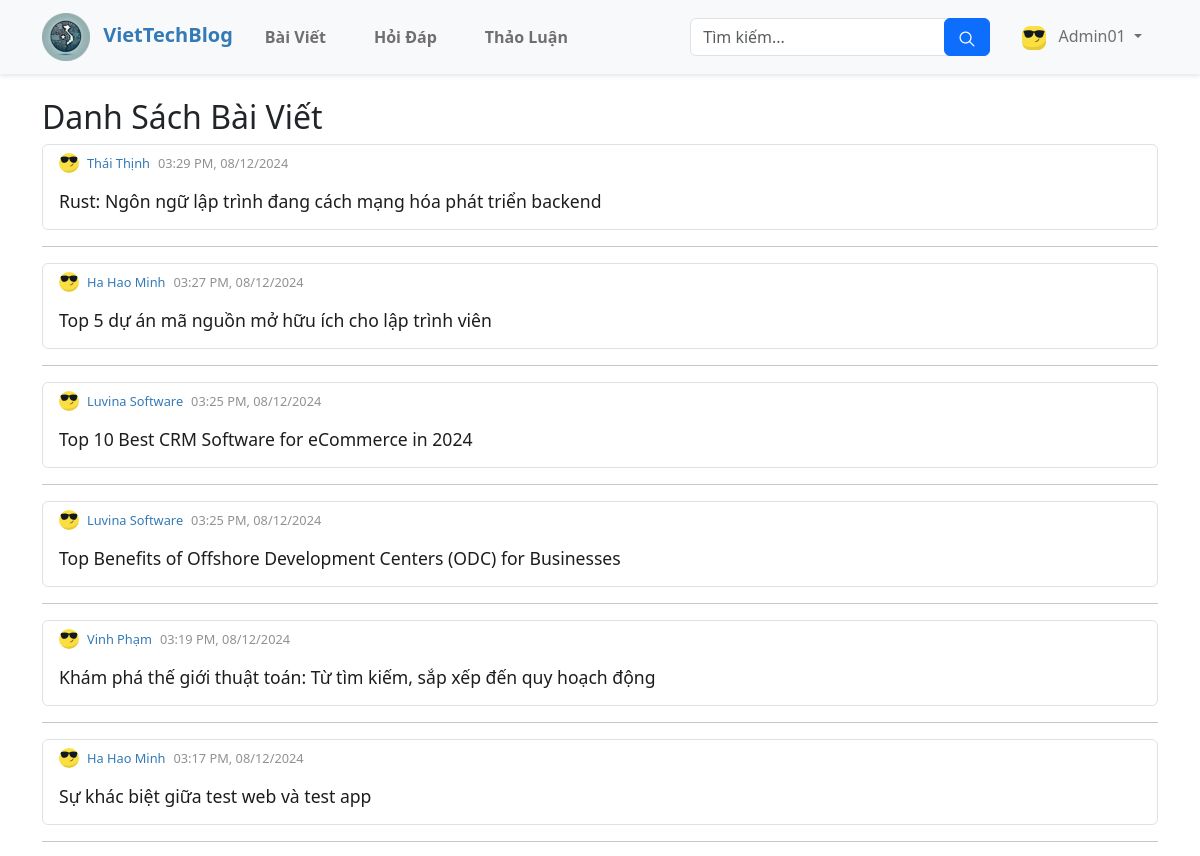
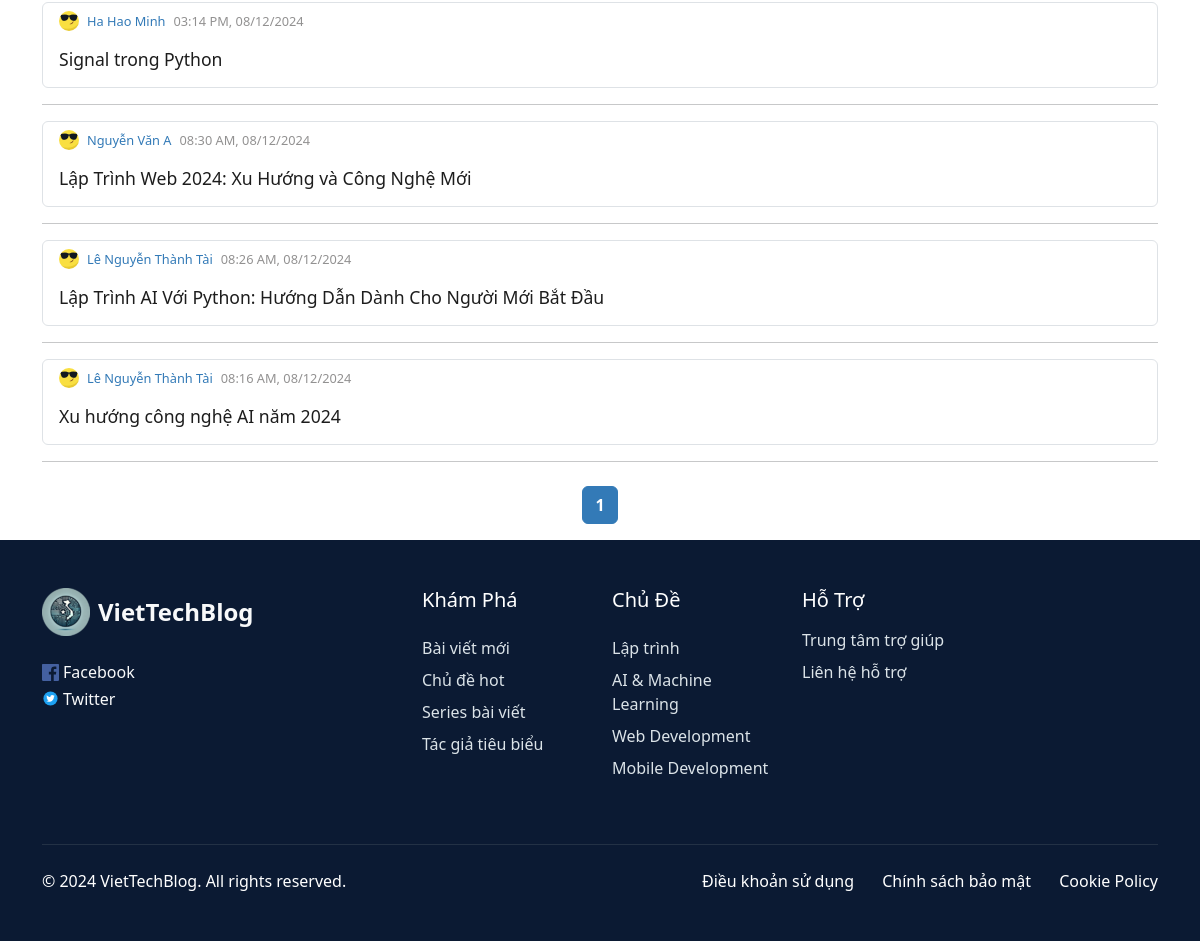
Page /src/layouts/post.php (signed in) on the committed database (2 pictures, top to bottom).
### tables this page shows
CREATE TABLE `baiviet` (
  `posts_id` int(11) NOT NULL,
  `user_id` int(11) NOT NULL,
  `title` varchar(200) NOT NULL,
  `content` text NOT NULL,
  `created_at` timestamp NOT NULL DEFAULT current_timestamp()
);

CREATE TABLE `taikhoan` (
  `id` int(11) NOT NULL,
  `username` varchar(50) NOT NULL,
  `fullname` varchar(100) NOT NULL,
  `email` varchar(100) NOT NULL,
  `password` varchar(255) NOT NULL,
  `birth` date DEFAULT NULL,
  `gender` varchar(5) DEFAULT NULL,
  `role` int(11) DEFAULT 0,
  `created_at` timestamp NOT NULL DEFAULT current_timestamp()
);

### src/layouts/post.php (the view, shortened to what this page needs)
<?php
require_once '../PHP/config.php';
$limit = 10;
$page = isset($_GET['page']) ? (int)$_GET['page'] : 1;
$offset = ($page - 1) * $limit;
$stmt = $conn->prepare("
    SELECT p.posts_id, p.title, p.created_at, a.fullname
    FROM baiviet p
    JOIN taikhoan a ON p.user_id = a.id
    ORDER BY p.created_at DESC
    LIMIT ? OFFSET ?
");
$stmt->bind_param("ii", $limit, $offset);
$stmt->execute();
$result = $stmt->get_result();
$posts = $result->fetch_all(MYSQLI_ASSOC);
?>
<!DOCTYPE html>
<html lang="vi">
<head>
    <link href="https://cdn.jsdelivr.net/npm/bootstrap@5.3.3/dist/css/bootstrap.min.css" rel="stylesheet" />
    <link rel="stylesheet" href="../CSS/post.css">
</head>
<body>
    <?php include '../layouts/navbar.php'; ?>
    <main class="container mt-4">
        <h2>Danh Sách Bài Viết</h2>
        <?php foreach ($posts as $post): ?>
            <div class="post-container border rounded mb-3">
                <div class="post-content">
                    <p class="post-meta">
                        <img src="../Assets/icons8-avatar-20.png" alt="Avatar" class="avatar" />
                        <span id="author"><?php echo htmlspecialchars($post['fullname']); ?></span>
                        <span id="date"><?php echo date("h:i A, d/m/Y", strtotime($post['created_at'])); ?></span>
                    </p>
                    <h5>
                        <a class="title" href="view_post.php?id=<?php echo $post['posts_id']; ?>">
                            <?php echo htmlspecialchars($post['title']); ?>
                        </a>
                    </h5>
                </div>
            </div>
            <hr>
        <?php endforeach; ?>
        <?php
        $total_posts_query = $conn->query("SELECT COUNT(*) AS total FROM baiviet");
        $total_posts = $total_posts_query->fetch_assoc()['total'];
        $total_pages = ceil($total_posts / $limit);
        echo '<nav class="mt-4">';
        echo '<ul class="pagination justify-content-center">';
        for ($i = 1; $i <= $total_pages; $i++) {
            $active = ($i == $page) ? 'active' : '';
            echo '<li class="page-item ' . $active . '"><a class="page-link" href="?page=' . $i . '">' . $i . '</a></li>';
        }
        echo '</ul>';
        echo '</nav>';
        ?>
    </main>
    <?php include '../layouts/footer.php'; ?>
</body>
</html>

### src/layouts/navbar.php (shortened to what this page needs)
<!DOCTYPE html>
<html lang="en">
<head>
    <link href="https://cdn.jsdelivr.net/npm/bootstrap@5.3.3/dist/css/bootstrap.min.css" rel="stylesheet" />
    <link rel="stylesheet" href="../CSS/navbar.css">
</head>
<body>
  <nav class="navbar navbar-expand-lg navbar-light bg-light sticky-top">
    <div class="container">
      <a class="navbar-brand" href="index.php">
        <img src="../Assets/android-icon-48x48.png" alt="Logo" class="me-2" />
        VietTechBlog
      </a>
      <div class="collapse navbar-collapse" id="navbarContent">
        <ul class="navbar-nav me-auto mb-2 mb-lg-0">
          <li class="nav-item">
            <a class="nav-link" href="../layouts/post.php">Bài Viết</a>
          </li>
          <li class="nav-item">
            <a class="nav-link" href="../layouts/comingsoon.html">Hỏi Đáp</a>
          </li>
          <li class="nav-item">
            <a class="nav-link" href="../layouts/comingsoon.html">Thảo Luận</a>
          </li>
        </ul>
        <form id="frm-search" class="d-flex me-3" action="../layouts/search.php" method="post">
          <div class="search-form">
            <input class="form-control" type="search" placeholder="Tìm kiếm..." aria-label="Search" name="query" id="query"
              style="width: 300px" />
            <button class="btn btn-primary" type="submit">
              <img src="../Assets/icons8-search-20.png" alt="Search" />
            </button>
          </div>
        </form>
        <?php if (isset($_SESSION['username']) &&  $_SESSION['role'] == 0): ?>
        <div class="dropdown">
          <a class="nav-link dropdown-toggle"  id="dropdownMenuLink" data-bs-toggle="dropdown"
            aria-expanded="false">
            <img src="../Assets/icons8-avatar-24.png" alt="User" class="me-2" />
            <?php echo htmlspecialchars($_SESSION['username']); ?>
          </a>
          <ul class="dropdown-menu" aria-labelledby="dropdownMenuLink">
            <li><a class="dropdown-item" href="../layouts/profile.php">Hồ sơ cá nhân</a></li>
            <li><a class="dropdown-item" href="../layouts/createpost.php">Viết bài</a></li>
            <li><a class="dropdown-item text-danger" href="../PHP/logout.php">Đăng xuất</a></li>
          </ul>
        </div>
        <?php elseif (isset($_SESSION['username']) &&  $_SESSION['role'] == 1):?>
        <div class="dropdown">
          <a class="nav-link dropdown-toggle" id="dropdownMenuLink" data-bs-toggle="dropdown"
            aria-expanded="false">
            <img src="../Assets/icons8-avatar-24.png" alt="User" class="me-2" />
            <?php echo htmlspecialchars($_SESSION['username']); ?>
          </a>
        </div>
        <?php endif; ?>
      </div>
    </div>
  </nav>
</body>
</html>

### src/layouts/footer.php (shortened to what this page needs)
<!DOCTYPE html>
<html lang="en">
<head>
    <link href="https://cdn.jsdelivr.net/npm/bootstrap@5.3.3/dist/css/bootstrap.min.css" rel="stylesheet" />
    <link rel="stylesheet" href="../CSS/footer.css">
</head>
<body>
  <footer class="footer bg text-light">
    <div class="container py-5">
      <div class="row">
        <div class="col-lg-4 mb-4">
          <div class="footer-brand mb-4">
            <img src="../Assets/android-icon-48x48.png" alt="Logo" class="me-2" />
            <span class="fs-4 fw-bold">VietTechBlog</span>
          </div>
          <div class="social-links mt-3">
            <a href="#" class="text-light me-3 text-decoration-none" style="margin-bottom: 30">
              <img src="../Assets/facebook-color-svgrepo-com.svg" alt="Facebook" class="me-1"
                style="width: 5%; height: 5%" />
              Facebook
            </a>
            <a href="#" class="text-light me-3 text-decoration-none">
              <img src="../Assets/twitter-svgrepo-com.svg" alt="Twitter" class="me-1" style="width: 5%; height: 5%" />
              Twitter
            </a>
          </div>
        </div>
        <div class="col-lg-2 col-md-4 mb-4">
          <h5 class="mb-4 text-white">Khám Phá</h5>
          <ul class="list-unstyled">
            <li class="mb-2">
              <a href="../layouts/post.php" class="text-light-emphasis text-decoration-none hover-white">Bài viết mới</a>
            </li>
            <li class="mb-2">
              <a href="#" class="text-light-emphasis text-decoration-none hover-white">Chủ đề hot</a>
            </li>
            <li class="mb-2">
              <a href="#" class="text-light-emphasis text-decoration-none hover-white">Series bài viết</a>
            </li>
            <li class="mb-2">
              <a href="#" class="text-light-emphasis text-decoration-none hover-white">Tác giả tiêu biểu</a>
            </li>
          </ul>
        </div>
        <div class="col-lg-2 col-md-4 mb-4">
          <h5 class="mb-4 text-white">Chủ Đề</h5>
          <ul class="list-unstyled">
            <li class="mb-2">
              <a href="#" class="text-light-emphasis text-decoration-none hover-white">Lập trình</a>
            </li>
            <li class="mb-2">
              <a href="#" class="text-light-emphasis text-decoration-none hover-white">AI & Machine Learning</a>
            </li>
            <li class="mb-2">
              <a href="#" class="text-light-emphasis text-decoration-none hover-white">Web Development</a>
            </li>
            <li class="mb-2">
              <a href="#" class="text-light-emphasis text-decoration-none hover-white">Mobile Development</a>
            </li>
          </ul>
        </div>
        <div class="col-lg-4 col-md-4 mb-4">
          <h5 class="mb-3 text-white">Hỗ Trợ</h5>
          <ul class="list-unstyled">
            <li class="mb-2">
              <a href="#" class="text-light-emphasis text-decoration-none hover-white">
                Trung tâm trợ giúp
              </a>
            </li>
            <li class="mb-2">
              <a href="#" class="text-light-emphasis text-decoration-none hover-white">
                Liên hệ hỗ trợ
              </a>
            </li>
          </ul>
        </div>
      </div>
      <hr class="mt-4 mb-4 border-secondary" />
      <div class="row align-items-center">
        <div class="col-md-6 text-center text-md-start mb-3 mb-md-0">
          <p class="mb-0 text-white">
            &copy; 2024 VietTechBlog. All rights reserved.
          </p>
        </div>
        <div class="col-md-6 text-center text-md-end">
          <ul class="list-inline mb-0">
            <li class="list-inline-item">
              <a href="../layouts/terms.php" class="text-white text-decoration-none hover-white">
                Điều khoản sử dụng
              </a>
            </li>
            <li class="list-inline-item ms-3">
              <a href="#" class="text-white text-decoration-none hover-white">
                Chính sách bảo mật
              </a>
            </li>
            <li class="list-inline-item ms-3">
              <a href="#" class="text-white text-decoration-none hover-white">
                Cookie Policy
              </a>
            </li>
          </ul>
        </div>
      </div>
    </div>
  </footer>
</body>
</html>

### src/CSS/post.css (style rules this page uses)
:root { --primary-color: #337ab7; --secondary-color: #2c3e50; --text-color: #333; --light-bg: #f8f9fa; --nav-color: #706e6e; --footer-bg: #0b1a33; }
body { font-family: Arial, sans-serif; background-color: var(--light-bg); margin: 0; padding: 0; }
.title { color: rgb(29, 29, 29); text-decoration: none; font-size: 17.6px; }
.post-meta { display: flex; align-items: center; gap: 0.5rem; }
.avatar { width: 20px; height: 20px; border-radius: 50%; object-fit: cover; }
#author { color: #337ab7; font-size: 12.8px; margin: 0; }
#date { color: rgb(146, 145, 145); font-size: 12.8px; margin: 0; }
.post-container { padding: 0.5rem 1rem; border: 1px solid #ddd; background-color: #fff; border-radius: 5px; }
.pagination .page-link { color: var(--primary-color); font-weight: bold; transition: background-color 0.3s ease; }
.pagination .active .page-link { background-color: var(--primary-color); border-color: var(--primary-color); color: #fff; }

### src/CSS/navbar.css (style rules this page uses)
:root { --primary-color: #337ab7; --secondary-color: #2c3e50; --text-color: #333; --light-bg: #f8f9fa; --nav-color: #706e6e; }
body { font-family: "Segoe UI", system-ui, -apple-system, sans-serif; line-height: 1.6; color: var(--text-color); }
.navbar { box-shadow: 0 2px 4px rgba(0, 0, 0, 0.1); padding: 0.5rem 2rem; }
.nav-item { margin-right: 1rem; font-weight: bold; }
.navbar-brand { font-size: 1.5rem; font-weight: bold; color: var(--primary-color) !important; }
.nav-link { color: var(--nav-color) !important; font-weight: 500; padding: 0.5rem 1rem !important; transition: color 0.3s ease; }
.search-form { position: relative; }
.search-form .btn { position: absolute; right: 0; top: 0; height: 100%; }

### src/CSS/footer.css (style rules this page uses)
.footer { background-color: #0b1a33; }
.text-light-emphasis { color: #dbe3e8 !important; }
.footer-brand { display: flex; align-items: center; }
.social-links a { display: inline-flex; align-items: center; }

### rows in the picture
baiviet: user.fullname "Thái Thịnh", created_at "03:29 PM, 08/12/2024", title "Rust: Ngôn ngữ lập trình đang cách mạng hóa phát triển backend"
baiviet: user.fullname "Ha Hao Minh", created_at "03:27 PM, 08/12/2024", title "Top 5 dự án mã nguồn mở hữu ích cho lập trình viên"
baiviet: user.fullname "Luvina Software", created_at "03:25 PM, 08/12/2024", title "Top 10 Best CRM Software for eCommerce in 2024"
baiviet: user.fullname "Luvina Software", created_at "03:25 PM, 08/12/2024", title "Top Benefits of Offshore Development Centers (ODC) for Businesses"
baiviet: user.fullname "Vinh Phạm", created_at "03:19 PM, 08/12/2024", title "Khám phá thế giới thuật toán: Từ tìm kiếm, sắp xếp đến quy hoạch động"
baiviet: user.fullname "Ha Hao Minh", created_at "03:17 PM, 08/12/2024", title "Sự khác biệt giữa test web và test app"
baiviet: user.fullname "Ha Hao Minh", created_at "03:14 PM, 08/12/2024", title "Signal trong Python"
baiviet: user.fullname "Nguyễn Văn A", created_at "08:30 AM, 08/12/2024", title "Lập Trình Web 2024: Xu Hướng và Công Nghệ Mới"
baiviet: user.fullname "Lê Nguyễn Thành Tài", created_at "08:26 AM, 08/12/2024", title "Lập Trình AI Với Python: Hướng Dẫn Dành Cho Người Mới Bắt Đầu"
baiviet: user.fullname "Lê Nguyễn Thành Tài", created_at "08:16 AM, 08/12/2024", title "Xu hướng công nghệ AI năm 2024"

### other values in the picture
$_SESSION['username'] "Admin01"
